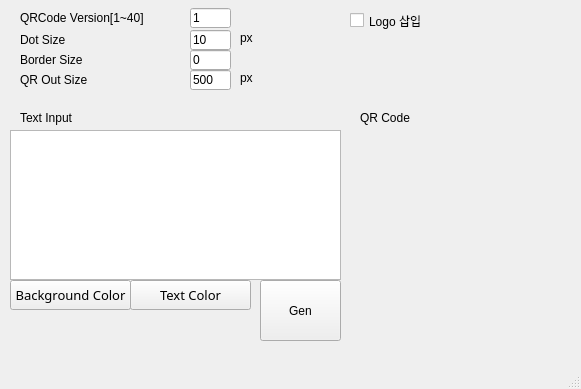
<?xml version="1.0" encoding="UTF-8"?>
<ui version="4.0">
 <class>MainWindow</class>
 <widget class="QMainWindow" name="MainWindow">
  <property name="geometry">
   <rect>
    <x>0</x>
    <y>0</y>
    <width>581</width>
    <height>389</height>
   </rect>
  </property>
  <property name="windowTitle">
   <string>MainWindow</string>
  </property>
  <widget class="QWidget" name="centralwidget">
   <widget class="QLabel" name="label_qrcode">
    <property name="geometry">
     <rect>
      <x>360</x>
      <y>130</y>
      <width>200</width>
      <height>200</height>
     </rect>
    </property>
    <property name="autoFillBackground">
     <bool>true</bool>
    </property>
    <property name="text">
     <string/>
    </property>
   </widget>
   <widget class="QLabel" name="label">
    <property name="geometry">
     <rect>
      <x>360</x>
      <y>110</y>
      <width>71</width>
      <height>16</height>
     </rect>
    </property>
    <property name="text">
     <string>QR Code</string>
    </property>
   </widget>
   <widget class="QPushButton" name="pushButton_gen_qr">
    <property name="geometry">
     <rect>
      <x>260</x>
      <y>280</y>
      <width>81</width>
      <height>61</height>
     </rect>
    </property>
    <property name="text">
     <string>Gen</string>
    </property>
   </widget>
   <widget class="QTextEdit" name="textEdit_input">
    <property name="geometry">
     <rect>
      <x>10</x>
      <y>130</y>
      <width>331</width>
      <height>150</height>
     </rect>
    </property>
   </widget>
   <widget class="QLabel" name="label_2">
    <property name="geometry">
     <rect>
      <x>20</x>
      <y>110</y>
      <width>71</width>
      <height>16</height>
     </rect>
    </property>
    <property name="text">
     <string>Text Input</string>
    </property>
   </widget>
   <widget class="QLabel" name="label_text_color">
    <property name="geometry">
     <rect>
      <x>130</x>
      <y>310</y>
      <width>121</width>
      <height>31</height>
     </rect>
    </property>
    <property name="font">
     <font>
      <family>Adobe Devanagari</family>
      <pointsize>10</pointsize>
     </font>
    </property>
    <property name="autoFillBackground">
     <bool>true</bool>
    </property>
    <property name="text">
     <string/>
    </property>
   </widget>
   <widget class="QPushButton" name="pushButton_text_color">
    <property name="geometry">
     <rect>
      <x>130</x>
      <y>280</y>
      <width>121</width>
      <height>30</height>
     </rect>
    </property>
    <property name="font">
     <font>
      <family>Adobe Devanagari</family>
      <pointsize>10</pointsize>
     </font>
    </property>
    <property name="text">
     <string>Text Color</string>
    </property>
   </widget>
   <widget class="QPushButton" name="pushButton_back_color">
    <property name="geometry">
     <rect>
      <x>10</x>
      <y>280</y>
      <width>121</width>
      <height>30</height>
     </rect>
    </property>
    <property name="font">
     <font>
      <family>Adobe Devanagari</family>
      <pointsize>10</pointsize>
     </font>
    </property>
    <property name="text">
     <string>Background Color</string>
    </property>
   </widget>
   <widget class="QLabel" name="label_back_color">
    <property name="geometry">
     <rect>
      <x>10</x>
      <y>310</y>
      <width>121</width>
      <height>31</height>
     </rect>
    </property>
    <property name="font">
     <font>
      <family>Adobe Devanagari</family>
      <pointsize>10</pointsize>
     </font>
    </property>
    <property name="autoFillBackground">
     <bool>true</bool>
    </property>
    <property name="text">
     <string/>
    </property>
   </widget>
   <widget class="QLabel" name="label_3">
    <property name="geometry">
     <rect>
      <x>20</x>
      <y>10</y>
      <width>171</width>
      <height>16</height>
     </rect>
    </property>
    <property name="text">
     <string>QRCode Version[1~40]</string>
    </property>
   </widget>
   <widget class="QLineEdit" name="lineEdit_qr_ver">
    <property name="geometry">
     <rect>
      <x>190</x>
      <y>8</y>
      <width>41</width>
      <height>20</height>
     </rect>
    </property>
    <property name="text">
     <string>1</string>
    </property>
   </widget>
   <widget class="QLineEdit" name="lineEdit_dot_size">
    <property name="geometry">
     <rect>
      <x>190</x>
      <y>30</y>
      <width>41</width>
      <height>20</height>
     </rect>
    </property>
    <property name="text">
     <string>10</string>
    </property>
   </widget>
   <widget class="QLabel" name="label_4">
    <property name="geometry">
     <rect>
      <x>20</x>
      <y>32</y>
      <width>171</width>
      <height>16</height>
     </rect>
    </property>
    <property name="text">
     <string>Dot Size</string>
    </property>
   </widget>
   <widget class="QLabel" name="label_5">
    <property name="geometry">
     <rect>
      <x>240</x>
      <y>30</y>
      <width>31</width>
      <height>16</height>
     </rect>
    </property>
    <property name="text">
     <string>px</string>
    </property>
   </widget>
   <widget class="QLabel" name="label_7">
    <property name="geometry">
     <rect>
      <x>20</x>
      <y>52</y>
      <width>171</width>
      <height>16</height>
     </rect>
    </property>
    <property name="text">
     <string>Border Size</string>
    </property>
   </widget>
   <widget class="QLineEdit" name="lineEdit_border_size">
    <property name="geometry">
     <rect>
      <x>190</x>
      <y>50</y>
      <width>41</width>
      <height>20</height>
     </rect>
    </property>
    <property name="text">
     <string>0</string>
    </property>
   </widget>
   <widget class="QCheckBox" name="checkBox_logo_enable">
    <property name="geometry">
     <rect>
      <x>350</x>
      <y>10</y>
      <width>96</width>
      <height>21</height>
     </rect>
    </property>
    <property name="text">
     <string>Logo 삽입</string>
    </property>
   </widget>
   <widget class="QLineEdit" name="lineEdit_img_size">
    <property name="geometry">
     <rect>
      <x>190</x>
      <y>70</y>
      <width>41</width>
      <height>20</height>
     </rect>
    </property>
    <property name="text">
     <string>500</string>
    </property>
   </widget>
   <widget class="QLabel" name="label_8">
    <property name="geometry">
     <rect>
      <x>20</x>
      <y>72</y>
      <width>171</width>
      <height>16</height>
     </rect>
    </property>
    <property name="text">
     <string>QR Out Size</string>
    </property>
   </widget>
   <widget class="QLabel" name="label_6">
    <property name="geometry">
     <rect>
      <x>240</x>
      <y>70</y>
      <width>31</width>
      <height>16</height>
     </rect>
    </property>
    <property name="text">
     <string>px</string>
    </property>
   </widget>
  </widget>
  <widget class="QMenuBar" name="menubar">
   <property name="geometry">
    <rect>
     <x>0</x>
     <y>0</y>
     <width>581</width>
     <height>26</height>
    </rect>
   </property>
  </widget>
  <widget class="QStatusBar" name="statusbar"/>
 </widget>
 <resources/>
 <connections/>
</ui>
